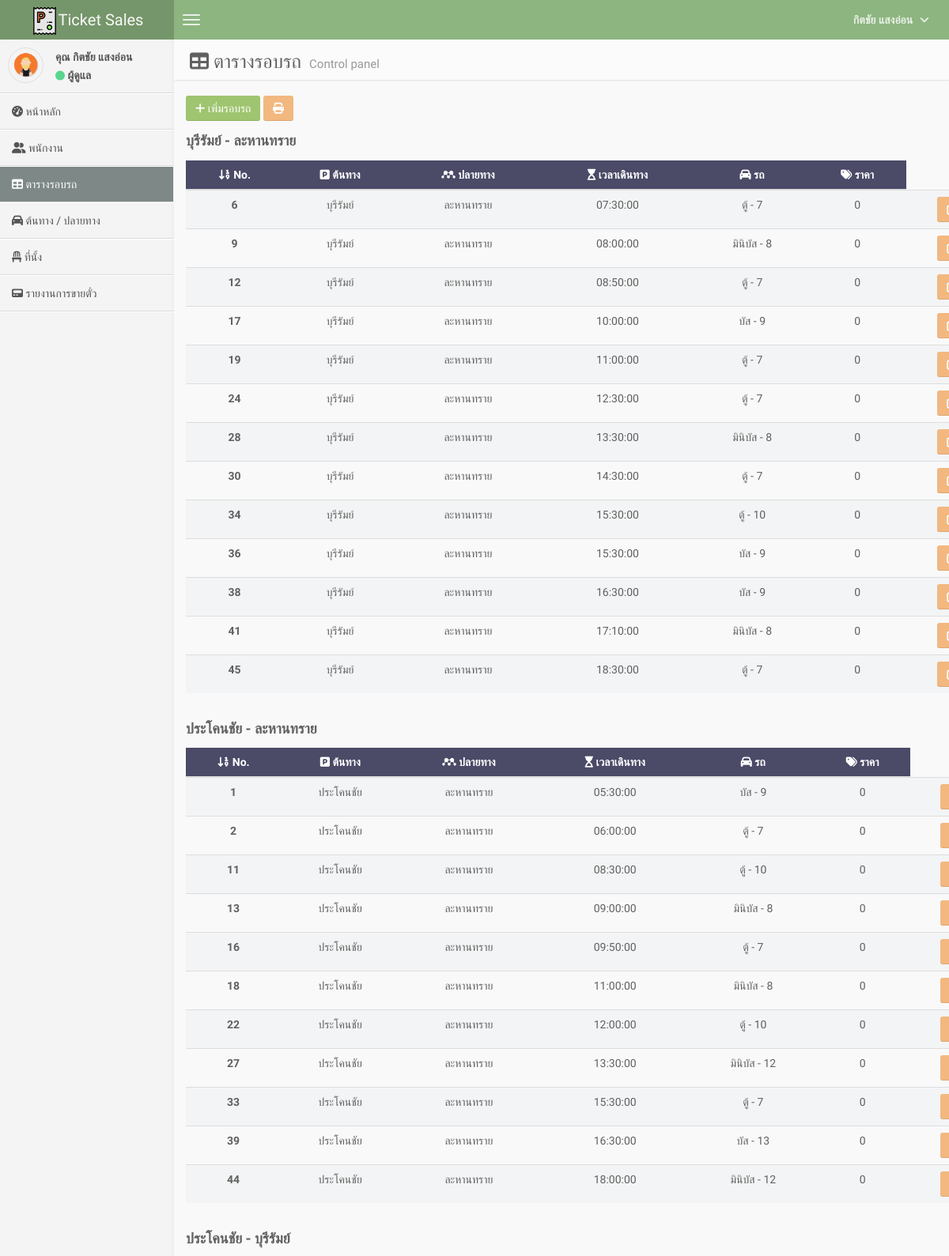
Screenshot of /round_out.php (signed in, upper part) with the database file from the repository.
### tables this page shows
CREATE TABLE `tb_user` (
  `u_id` int(11) NOT NULL,
  `u_email` varchar(70) NOT NULL,
  `u_password` varchar(280) NOT NULL,
  `u_first_name` varchar(180) NOT NULL,
  `u_last_name` varchar(80) NOT NULL,
  `u_role` int(11) NOT NULL DEFAULT 0,
  `u_tel` varchar(10) NOT NULL
);

CREATE TABLE `tb_round_out` (
  `ro_id` int(11) NOT NULL,
  `ro_place_start` int(11) NOT NULL,
  `ro_place_end` int(11) NOT NULL,
  `ro_time_start` time NOT NULL,
  `ro_price` int(11) NOT NULL DEFAULT 0,
  `ro_bus` int(11) NOT NULL
);

CREATE TABLE `tb_place_start` (
  `ps_id` int(11) NOT NULL,
  `ps_name` varchar(80) NOT NULL
);

CREATE TABLE `tb_place_end` (
  `pe_id` int(11) NOT NULL,
  `pe_name` varchar(80) NOT NULL
);

CREATE TABLE `tb_bus` (
  `b_id` int(11) NOT NULL,
  `b_name` varchar(80) NOT NULL
);

### round_out.php (the view, shortened to what this page needs)
<?php
require "connect.php";
$id = $_SESSION["user_id"];
$role = $_SESSION["user_role"];
$SQL = "SELECT * FROM tb_user WHERE u_id = '{$id}'";
$objQuery = mysqli_query($con, $SQL);
$user = mysqli_fetch_assoc($objQuery);
$SQL = "SELECT * FROM tb_round_out
            INNER JOIN tb_bus ON tb_round_out.ro_bus = tb_bus.b_id
            INNER JOIN tb_place_start ON tb_round_out.ro_place_start = tb_place_start.ps_id
            INNER JOIN tb_place_end ON tb_round_out.ro_place_end = tb_place_end.pe_id ORDER BY ro_time_start";
$objQuery = mysqli_query($con, $SQL);
$SQL = "SELECT * FROM tb_round_out
        INNER JOIN tb_place_start ON tb_round_out.ro_place_start = tb_place_start.ps_id
        INNER JOIN tb_place_end ON tb_round_out.ro_place_end = tb_place_end.pe_id
        GROUP BY ro_place_start, ro_place_end";
$groupRoundQuery = mysqli_query($con, $SQL);
?>
<!DOCTYPE html>
<html>
<head>
    <link href="css/bootstrap.min.css" rel="stylesheet" type="text/css" />
    <link rel="stylesheet" href="node_modules\@fortawesome\fontawesome-free\css\all.min.css">
    <link href="css/AdminLTE.css" rel="stylesheet" type="text/css" />
    <link href="css/custom.css" rel="stylesheet" type="text/css" />
</head>
<body class="skin-blue">
    <header class="header">
        <a href="index.php" class="logo">
            <img src="svg/parking_ticket.svg" width="35px" height="35px"/>Ticket Sales
        </a>
        <nav class="navbar navbar-static-top" role="navigation">
            <a href="#" class="navbar-btn sidebar-toggle" data-toggle="offcanvas" role="button">
                <span class="icon-bar"></span>
                <span class="icon-bar"></span>
                <span class="icon-bar"></span>
            </a>
            <div class="navbar-right">
                <ul class="nav navbar-nav">
                    <li class="dropdown user user-menu">
                        <a href="#" class="dropdown-toggle" data-toggle="dropdown">
                            <span> <?= $user["u_first_name"] . " " . $user["u_last_name"] ?></span>
                            <i class="fas fa-angle-down" style="font-size: 14px;margin-left: 5px;"></i>
                        </a>
                    </li>
                </ul>
            </div>
        </nav>
    </header>
    <div class="wrapper row-offcanvas row-offcanvas-left">
        <aside class="left-side sidebar-offcanvas">
            <section class="sidebar">
                <div class="user-panel">
                    <div class="pull-left image">
                        <img src="img/user1.png" class="img-circle" alt="User Image" />
                    </div>
                    <div class="pull-left info">
                        <p>คุณ <?= $user["u_first_name"] . " " . $user["u_last_name"] ?> </p>
                        <div>
                            <i class="fas fa-circle" style="font-size: 12px;color:#58D68D"></i>
                            <?= $role == 1 ? "ผู้ดูแล" : "พนักงาน" ?>
                        </div>
                    </div>
                </div>
                <?php require "navigation.php" ?>
            </section>
        </aside>
        <aside class="right-side">
            <section class="content-header">
                <h1 style="color:#616161">
                    <i class="fas fa-table"></i> ตารางรอบรถ
                    <small>Control panel</small>
                </h1>
            </section>
            <section class="content container">
                <div class="add_ro" style="margin-bottom: 5px;">
                    <button id="myBtn" class="btn btn-success"> <i class="fas fa-plus"></i> เพิ่มรอบรถ</button>
                    <button class="btn btn-warning" onclick="listRound()">
                        <i class="fas fa-print"></i>
                    </button>
                </div>
                <?php
                    $rountResult = mysqli_fetch_all($objQuery, MYSQLI_ASSOC);
                    while($rowGroup = mysqli_fetch_assoc($groupRoundQuery)):
                ?>
                <h4 style="color: #616161;margin-bottom: 0px;margin-top: 15px;"><b><?= $rowGroup['ps_name']. " - " .$rowGroup['pe_name'] ?></b></h4>
                <div style="overflow-x: auto;">
                <table class="table table-striped text-center" style="margin-top: 15px;">
                    <thead class="thead-dark" style="background-color: #4B4A67;color:white">
                        <tr>
                            <th scope="col">
                                <i class="fas fa-sort-numeric-down"></i> No.
                            </th>
                            <th scope="col"> <i class="fas fa-parking"></i> ต้นทาง</th>
                            <th scope="col"> <i class="fab fa-mendeley"></i> ปลายทาง</th>
                            <th scope="col"> <i class="fas fa-hourglass-start"></i> เวลาเดินทาง</th>
                            <th scope="col"> <i class="fas fa-car"></i> รถ</th>
                            <th scope="col"> <i class="fas fa-tags"></i> ราคา</th>
                        </tr>
                    </thead>
                    <tbody style="color: #616161;">
                        <?php
                        $i = 1;
                        foreach ($rountResult as $row) {
                            if($row["ro_place_start"] == $rowGroup["ro_place_start"]&&$row["ro_place_end"] == $rowGroup["ro_place_end"]) {
                        ?>
                            <tr>
                                <th scope="row"><?= $i ?></th>
                                <td><?= $row["ps_name"] ?></td>
                                <td><?= $row["pe_name"] ?></td>
                                <td><?= $row["ro_time_start"] ?></td>
                                <td><?= $row["b_name"]. " - " .$row["b_id"] ?></td>
                                <td><?= $row["ro_price"] ?></td>
                                <td>
                                    <a href="?edit=1&id=<?= $row["ro_id"] ?>&ps_id=<?= $row["ps_id"] ?>&pe_id=<?= $row["pe_id"] ?>&time_start=<?= $row["ro_time_start"] ?>&bus_id=<?= $row["b_id"] ?>&price=<?= $row["ro_price"] ?>">
                                        <button class="btn btn-warning"><i class="fas fa-edit"></i></button>
                                    </a>
                                </td>
                            </tr>
                        <?php
                            }
                            $i++;
                        }
                        ?>
                    </tbody>
                </table>
                </div>
                <?php
                    endwhile;
                ?>
            </section>
        </aside>
    </div>
</body>
</html>

### css/AdminLTE.css (style rules this page uses)
html, body { overflow-x: hidden!important; font-family: 'Source Sans Pro', sans-serif; -webkit-font-smoothing: antialiased; min-height: 100%; background: #f9f9f9; }
a { color: #3c8dbc; }
.wrapper { min-height: 100%; }
.wrapper:before, .wrapper:after { display: table; content: " "; }
.wrapper:after { clear: both; }
body > .header { position: absolute; top: 0; left: 0; right: 0; z-index: 1030; }
.right-side, .left-side { min-height: 100%; display: block; }
.right-side { background-color: #f9f9f9; margin-left: 220px; }
.left-side { position: absolute; width: 220px; top: 0; }
@media screen and (min-width: 992px) { .left-side { top: 50px; } }
.content { padding: 20px 15px; background: #f9f9f9; }
h1, h2, h3, h4, h5, h6, .h1, .h2, .h3, .h4, .h5, .h6 { font-family: 'Source Sans Pro', sans-serif; }
img { max-width: 100%important; }
.table-striped > tbody > tr:nth-child(odd) > td, .table-striped > tbody > tr:nth-child(odd) > th { background-color: #f3f4f5; }
table.text-center td, table.text-center th { text-align: center; }
body > .header { position: relative; max-height: 100px; z-index: 1030; }
body > .header .navbar { height: 50px; margin-bottom: 0; margin-left: 220px; }
body > .header .navbar .sidebar-toggle { float: left; padding: 9px 5px; margin-top: 8px; margin-right: 0; margin-bottom: 8px; margin-left: 5px; background-color: transparent; background-image: none; border: 1px solid transparent; -webkit-border-radius: 0 !important; -moz-border-radius: 0 !important; border-radius: 0 !important; }
body > .header .navbar .sidebar-toggle .icon-bar { display: block; width: 22px; height: 2px; -webkit-border-radius: 4px; -moz-border-radius: 4px; border-radius: 4px; }
body > .header .navbar .sidebar-toggle .icon-bar + .icon-bar { margin-top: 4px; }
body > .header .navbar .nav > li.user > a { font-weight: bold; }
body > .header .logo { float: left; font-size: 20px; line-height: 50px; text-align: center; padding: 0 10px; width: 220px; font-family: 'Kaushan Script', cursive; font-weight: 500; height: 50px; display: block; }
.right-side > .content-header { position: relative; padding: 15px 15px 10px 20px; }
.right-side > .content-header > h1 { margin: 0; font-size: 24px; }
.right-side > .content-header > h1 > small { font-size: 15px; display: inline-block; padding-left: 4px; font-weight: 300; }
.sidebar { margin-bottom: 5px; }
.user-panel { padding: 10px; }
.user-panel:before, .user-panel:after { display: table; content: " "; }
.user-panel:after { clear: both; }
.user-panel > .image > img { width: 45px; height: 45px; }
.user-panel > .info { font-weight: 600; padding: 5px 5px 5px 15px; font-size: 14px; line-height: 1; }
.user-panel > .info > p { margin-bottom: 9px; }
.btn { font-weight: 500; -webkit-border-radius: 3px; -moz-border-radius: 3px; border-radius: 3px; border: 1px solid transparent; -webkit-box-shadow: inset 0px -2px 0px 0px rgba(0, 0, 0, 0.09); -moz-box-shadow: inset 0px -2px 0px 0px rgba(0, 0, 0, 0.09); box-shadow: inset 0px -1px 0px 0px rgba(0, 0, 0, 0.09); }
.btn.btn-success { background-color: #00a65a; border-color: #008d4c; }
.btn.btn-warning { background-color: #f39c12; border-color: #e08e0b; }
.skin-blue .navbar { background-color: #3c8dbc; }
.skin-blue .navbar .nav a { color: rgba(255, 255, 255, 0.8); }
.skin-blue .navbar .navbar-right > .nav { margin-right: 10px; }
.skin-blue .navbar .sidebar-toggle .icon-bar { background: rgba(255, 255, 255, 0.8); }
.skin-blue .logo { background-color: #367fa9; color: #f9f9f9; }
.skin-blue .right-side > .content-header { background: #fbfbfb; box-shadow: 1px 1px 2px rgba(0, 0, 0, 0.1); }
.skin-blue .user-panel > .image > img { border: 1px solid #dfdfdf; }
.skin-blue .user-panel > .info, .skin-blue .user-panel > .info > a { color: #555555; }
.skin-blue .sidebar { border-bottom: 1px solid #fff; }
.skin-blue .left-side { background: #f4f4f4; -webkit-box-shadow: inset -3px 0px 8px -4px rgba(0, 0, 0, 0.1); -moz-box-shadow: inset -3px 0px 8px -4px rgba(0, 0, 0, 0.1); box-shadow: inset -3px 0px 8px -4px rgba(0, 0, 0, 0.07); }

### css/custom.css (style rules this page uses)
.skin-blue .navbar { background-color: #8DB580 !important; }
.skin-blue .logo { background-color: #75966a !important; color: #f9f9f9 !important; }
.btn.btn-warning { background-color: #F2B880 !important; border: none !important; }
.btn.btn-success { background-color: #9fc570 !important; border: none !important; }

### rows the page displays
tb_user: u_first_name "กิตชัย", u_last_name "แสงอ่อน"
tb_round_out: ro_place_start.ps_name "บุรีรัมย์", ro_place_end.pe_name "ละหานทราย", ro_time_start "07:30:00", ro_bus.b_name "ตู้", ro_bus.b_id "7", ro_price "0"
tb_round_out: ro_place_start.ps_name "บุรีรัมย์", ro_place_end.pe_name "ละหานทราย", ro_time_start "08:00:00", ro_bus.b_name "มินิบัส", ro_bus.b_id "8", ro_price "0"
tb_round_out: ro_place_start.ps_name "บุรีรัมย์", ro_place_end.pe_name "ละหานทราย", ro_time_start "08:50:00", ro_bus.b_name "ตู้", ro_bus.b_id "7", ro_price "0"
tb_round_out: ro_place_start.ps_name "บุรีรัมย์", ro_place_end.pe_name "ละหานทราย", ro_time_start "10:00:00", ro_bus.b_name "บัส", ro_bus.b_id "9", ro_price "0"
tb_round_out: ro_place_start.ps_name "บุรีรัมย์", ro_place_end.pe_name "ละหานทราย", ro_time_start "11:00:00", ro_bus.b_name "ตู้", ro_bus.b_id "7", ro_price "0"
tb_round_out: ro_place_start.ps_name "บุรีรัมย์", ro_place_end.pe_name "ละหานทราย", ro_time_start "12:30:00", ro_bus.b_name "ตู้", ro_bus.b_id "7", ro_price "0"
tb_round_out: ro_place_start.ps_name "บุรีรัมย์", ro_place_end.pe_name "ละหานทราย", ro_time_start "13:30:00", ro_bus.b_name "มินิบัส", ro_bus.b_id "8", ro_price "0"
tb_round_out: ro_place_start.ps_name "บุรีรัมย์", ro_place_end.pe_name "ละหานทราย", ro_time_start "14:30:00", ro_bus.b_name "ตู้", ro_bus.b_id "7", ro_price "0"
tb_round_out: ro_place_start.ps_name "บุรีรัมย์", ro_place_end.pe_name "ละหานทราย", ro_time_start "15:30:00", ro_bus.b_name "ตู้", ro_bus.b_id "10", ro_price "0"
tb_round_out: ro_place_start.ps_name "บุรีรัมย์", ro_place_end.pe_name "ละหานทราย", ro_time_start "15:30:00", ro_bus.b_name "บัส", ro_bus.b_id "9", ro_price "0"
tb_round_out: ro_place_start.ps_name "บุรีรัมย์", ro_place_end.pe_name "ละหานทราย", ro_time_start "16:30:00", ro_bus.b_name "บัส", ro_bus.b_id "9", ro_price "0"
tb_round_out: ro_place_start.ps_name "บุรีรัมย์", ro_place_end.pe_name "ละหานทราย", ro_time_start "17:10:00", ro_bus.b_name "มินิบัส", ro_bus.b_id "8", ro_price "0"
tb_round_out: ro_place_start.ps_name "บุรีรัมย์", ro_place_end.pe_name "ละหานทราย", ro_time_start "18:30:00", ro_bus.b_name "ตู้", ro_bus.b_id "7", ro_price "0"
tb_round_out: ro_place_start.ps_name "ประโคนชัย", ro_place_end.pe_name "ละหานทราย", ro_time_start "05:30:00", ro_bus.b_name "บัส", ro_bus.b_id "9", ro_price "0"
tb_round_out: ro_place_start.ps_name "ประโคนชัย", ro_place_end.pe_name "ละหานทราย", ro_time_start "06:00:00", ro_bus.b_name "ตู้", ro_bus.b_id "7", ro_price "0"
tb_round_out: ro_place_start.ps_name "ประโคนชัย", ro_place_end.pe_name "ละหานทราย", ro_time_start "08:30:00", ro_bus.b_name "ตู้", ro_bus.b_id "10", ro_price "0"
tb_round_out: ro_place_start.ps_name "ประโคนชัย", ro_place_end.pe_name "ละหานทราย", ro_time_start "09:00:00", ro_bus.b_name "มินิบัส", ro_bus.b_id "8", ro_price "0"
tb_round_out: ro_place_start.ps_name "ประโคนชัย", ro_place_end.pe_name "ละหานทราย", ro_time_start "09:50:00", ro_bus.b_name "ตู้", ro_bus.b_id "7", ro_price "0"
tb_round_out: ro_place_start.ps_name "ประโคนชัย", ro_place_end.pe_name "ละหานทราย", ro_time_start "11:00:00", ro_bus.b_name "มินิบัส", ro_bus.b_id "8", ro_price "0"
tb_round_out: ro_place_start.ps_name "ประโคนชัย", ro_place_end.pe_name "ละหานทราย", ro_time_start "12:00:00", ro_bus.b_name "ตู้", ro_bus.b_id "10", ro_price "0"
tb_round_out: ro_place_start.ps_name "ประโคนชัย", ro_place_end.pe_name "ละหานทราย", ro_time_start "13:30:00", ro_bus.b_name "มินิบัส", ro_bus.b_id "12", ro_price "0"
tb_round_out: ro_place_start.ps_name "ประโคนชัย", ro_place_end.pe_name "ละหานทราย", ro_time_start "15:30:00", ro_bus.b_name "ตู้", ro_bus.b_id "7", ro_price "0"
tb_round_out: ro_place_start.ps_name "ประโคนชัย", ro_place_end.pe_name "ละหานทราย", ro_time_start "16:30:00", ro_bus.b_name "บัส", ro_bus.b_id "13", ro_price "0"
tb_round_out: ro_place_start.ps_name "ประโคนชัย", ro_place_end.pe_name "ละหานทราย", ro_time_start "18:00:00", ro_bus.b_name "มินิบัส", ro_bus.b_id "12", ro_price "0"
tb_round_out: ro_place_start.ps_name "ประโคนชัย", ro_place_end.pe_name "บุรีรัมย์"
